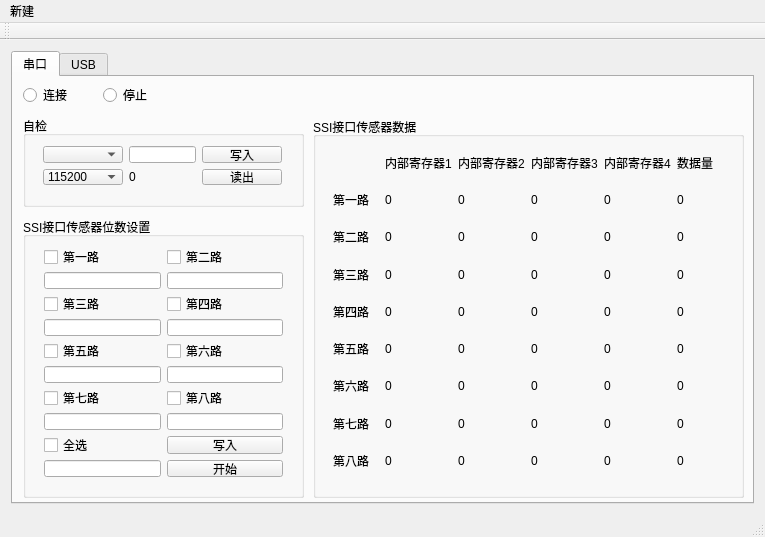
<?xml version="1.0" encoding="UTF-8"?>
<ui version="4.0">
 <class>MainWindow</class>
 <widget class="QMainWindow" name="MainWindow">
  <property name="geometry">
   <rect>
    <x>0</x>
    <y>0</y>
    <width>765</width>
    <height>537</height>
   </rect>
  </property>
  <property name="windowTitle">
   <string>MainWindow</string>
  </property>
  <widget class="QWidget" name="centralWidget">
   <layout class="QGridLayout" name="gridLayout">
    <item row="0" column="0">
     <widget class="QTabWidget" name="tabWidget">
      <property name="currentIndex">
       <number>0</number>
      </property>
      <widget class="QWidget" name="tab">
       <attribute name="title">
        <string>串口</string>
       </attribute>
       <widget class="QRadioButton" name="radioButtonSerial">
        <property name="geometry">
         <rect>
          <x>10</x>
          <y>10</y>
          <width>89</width>
          <height>16</height>
         </rect>
        </property>
        <property name="text">
         <string>连接</string>
        </property>
       </widget>
       <widget class="QRadioButton" name="radioButtonreadstop">
        <property name="geometry">
         <rect>
          <x>90</x>
          <y>10</y>
          <width>89</width>
          <height>16</height>
         </rect>
        </property>
        <property name="text">
         <string>停止</string>
        </property>
       </widget>
       <widget class="QGroupBox" name="groupBox_2">
        <property name="geometry">
         <rect>
          <x>10</x>
          <y>39</y>
          <width>281</width>
          <height>91</height>
         </rect>
        </property>
        <property name="title">
         <string>自检</string>
        </property>
        <widget class="QWidget" name="gridLayoutWidget">
         <property name="geometry">
          <rect>
           <x>9</x>
           <y>19</y>
           <width>261</width>
           <height>61</height>
          </rect>
         </property>
         <layout class="QGridLayout" name="gridLayout_2">
          <property name="horizontalSpacing">
           <number>6</number>
          </property>
          <item row="1" column="0">
           <widget class="QComboBox" name="comboBoxBaud">
            <item>
             <property name="text">
              <string>115200</string>
             </property>
            </item>
            <item>
             <property name="text">
              <string>57600</string>
             </property>
            </item>
            <item>
             <property name="text">
              <string>38400</string>
             </property>
            </item>
            <item>
             <property name="text">
              <string>19200</string>
             </property>
            </item>
            <item>
             <property name="text">
              <string>9600</string>
             </property>
            </item>
           </widget>
          </item>
          <item row="0" column="0">
           <widget class="QComboBox" name="serialPortComboBox">
            <property name="minimumSize">
             <size>
              <width>80</width>
              <height>0</height>
             </size>
            </property>
           </widget>
          </item>
          <item row="1" column="1">
           <widget class="QLabel" name="textSelfRead_2">
            <property name="text">
             <string>0</string>
            </property>
           </widget>
          </item>
          <item row="0" column="1">
           <widget class="QLineEdit" name="textSelfWrite_2"/>
          </item>
          <item row="0" column="2">
           <widget class="QPushButton" name="buttonSelfWrite_2">
            <property name="text">
             <string>写入</string>
            </property>
           </widget>
          </item>
          <item row="1" column="2">
           <widget class="QPushButton" name="pushButton_2">
            <property name="text">
             <string>读出</string>
            </property>
           </widget>
          </item>
         </layout>
        </widget>
       </widget>
       <widget class="QGroupBox" name="groupBox_7">
        <property name="geometry">
         <rect>
          <x>10</x>
          <y>140</y>
          <width>281</width>
          <height>281</height>
         </rect>
        </property>
        <property name="title">
         <string>SSI接口传感器位数设置</string>
        </property>
        <widget class="QWidget" name="gridLayoutWidget_8">
         <property name="geometry">
          <rect>
           <x>10</x>
           <y>20</y>
           <width>261</width>
           <height>251</height>
          </rect>
         </property>
         <layout class="QGridLayout" name="gridLayout_8">
          <item row="0" column="0">
           <widget class="QCheckBox" name="checkBoxPathOne_2">
            <property name="text">
             <string>第一路</string>
            </property>
           </widget>
          </item>
          <item row="9" column="1">
           <widget class="QPushButton" name="buttonSerialStart">
            <property name="text">
             <string>开始</string>
            </property>
           </widget>
          </item>
          <item row="6" column="0">
           <widget class="QCheckBox" name="checkBoxPathSeven_2">
            <property name="text">
             <string>第七路</string>
            </property>
           </widget>
          </item>
          <item row="5" column="1">
           <widget class="QLineEdit" name="textPathSix_2"/>
          </item>
          <item row="7" column="1">
           <widget class="QLineEdit" name="textPathEight_2"/>
          </item>
          <item row="8" column="0">
           <widget class="QCheckBox" name="checkBoxPathAll_2">
            <property name="text">
             <string>全选</string>
            </property>
           </widget>
          </item>
          <item row="6" column="1">
           <widget class="QCheckBox" name="checkBoxPathEight_2">
            <property name="text">
             <string>第八路</string>
            </property>
           </widget>
          </item>
          <item row="0" column="1">
           <widget class="QCheckBox" name="checkBoxPathTwo_2">
            <property name="text">
             <string>第二路</string>
            </property>
           </widget>
          </item>
          <item row="1" column="1">
           <widget class="QLineEdit" name="textPathTwo_2"/>
          </item>
          <item row="7" column="0">
           <widget class="QLineEdit" name="textPathSeven_2"/>
          </item>
          <item row="1" column="0">
           <widget class="QLineEdit" name="textPathOne_2"/>
          </item>
          <item row="3" column="1">
           <widget class="QLineEdit" name="textPathFour_2"/>
          </item>
          <item row="2" column="0">
           <widget class="QCheckBox" name="checkBoxPathThree_2">
            <property name="text">
             <string>第三路</string>
            </property>
           </widget>
          </item>
          <item row="5" column="0">
           <widget class="QLineEdit" name="textPathFive_2"/>
          </item>
          <item row="2" column="1">
           <widget class="QCheckBox" name="checkBoxPathFour_2">
            <property name="text">
             <string>第四路</string>
            </property>
           </widget>
          </item>
          <item row="4" column="1">
           <widget class="QCheckBox" name="checkBoxPathSix_2">
            <property name="text">
             <string>第六路</string>
            </property>
           </widget>
          </item>
          <item row="4" column="0">
           <widget class="QCheckBox" name="checkBoxPathFive_2">
            <property name="text">
             <string>第五路</string>
            </property>
           </widget>
          </item>
          <item row="9" column="0">
           <widget class="QLineEdit" name="textPathAll_2"/>
          </item>
          <item row="3" column="0">
           <widget class="QLineEdit" name="textPathThree_2"/>
          </item>
          <item row="8" column="1">
           <widget class="QPushButton" name="buttonAddWrite_2">
            <property name="text">
             <string>写入</string>
            </property>
           </widget>
          </item>
         </layout>
        </widget>
       </widget>
       <widget class="QGroupBox" name="groupBox_3">
        <property name="geometry">
         <rect>
          <x>300</x>
          <y>40</y>
          <width>431</width>
          <height>381</height>
         </rect>
        </property>
        <property name="title">
         <string>SSI接口传感器数据</string>
        </property>
        <widget class="QWidget" name="gridLayoutWidget_3">
         <property name="geometry">
          <rect>
           <x>9</x>
           <y>19</y>
           <width>411</width>
           <height>351</height>
          </rect>
         </property>
         <layout class="QGridLayout" name="gridLayout_4">
          <item row="7" column="1">
           <widget class="QLabel" name="labelPath71_2">
            <property name="text">
             <string>0</string>
            </property>
           </widget>
          </item>
          <item row="7" column="2">
           <widget class="QLabel" name="labelPath72_2">
            <property name="text">
             <string>0</string>
            </property>
           </widget>
          </item>
          <item row="8" column="2">
           <widget class="QLabel" name="labelPath82_2">
            <property name="text">
             <string>0</string>
            </property>
           </widget>
          </item>
          <item row="8" column="1">
           <widget class="QLabel" name="labelPath81_2">
            <property name="text">
             <string>0</string>
            </property>
           </widget>
          </item>
          <item row="0" column="3">
           <widget class="QLabel" name="label_19">
            <property name="text">
             <string>内部寄存器3</string>
            </property>
           </widget>
          </item>
          <item row="0" column="2">
           <widget class="QLabel" name="label">
            <property name="text">
             <string>内部寄存器2</string>
            </property>
           </widget>
          </item>
          <item row="3" column="2">
           <widget class="QLabel" name="labelPath32_2">
            <property name="text">
             <string>0</string>
            </property>
           </widget>
          </item>
          <item row="0" column="4">
           <widget class="QLabel" name="label_20">
            <property name="text">
             <string>内部寄存器4</string>
            </property>
           </widget>
          </item>
          <item row="4" column="2">
           <widget class="QLabel" name="labelPath42_2">
            <property name="text">
             <string>0</string>
            </property>
           </widget>
          </item>
          <item row="4" column="1">
           <widget class="QLabel" name="labelPath41_2">
            <property name="text">
             <string>0</string>
            </property>
           </widget>
          </item>
          <item row="0" column="1">
           <widget class="QLabel" name="label_2">
            <property name="text">
             <string>内部寄存器1</string>
            </property>
           </widget>
          </item>
          <item row="5" column="2">
           <widget class="QLabel" name="labelPath52_2">
            <property name="text">
             <string>0</string>
            </property>
           </widget>
          </item>
          <item row="5" column="1">
           <widget class="QLabel" name="labelPath51_2">
            <property name="text">
             <string>0</string>
            </property>
           </widget>
          </item>
          <item row="6" column="1">
           <widget class="QLabel" name="labelPath61_2">
            <property name="text">
             <string>0</string>
            </property>
           </widget>
          </item>
          <item row="1" column="1">
           <widget class="QLabel" name="labelPath11_2">
            <property name="text">
             <string>0</string>
            </property>
           </widget>
          </item>
          <item row="3" column="1">
           <widget class="QLabel" name="labelPath31_2">
            <property name="text">
             <string>0</string>
            </property>
           </widget>
          </item>
          <item row="2" column="1">
           <widget class="QLabel" name="labelPath21_2">
            <property name="text">
             <string>0</string>
            </property>
           </widget>
          </item>
          <item row="2" column="2">
           <widget class="QLabel" name="labelPath22_2">
            <property name="text">
             <string>0</string>
            </property>
           </widget>
          </item>
          <item row="1" column="2">
           <widget class="QLabel" name="labelPath12_2">
            <property name="text">
             <string>0</string>
            </property>
           </widget>
          </item>
          <item row="2" column="0">
           <widget class="QLabel" name="label_22">
            <property name="text">
             <string>第二路</string>
            </property>
           </widget>
          </item>
          <item row="1" column="0">
           <widget class="QLabel" name="label_21">
            <property name="text">
             <string>第一路</string>
            </property>
           </widget>
          </item>
          <item row="6" column="2">
           <widget class="QLabel" name="labelPath62_2">
            <property name="text">
             <string>0</string>
            </property>
           </widget>
          </item>
          <item row="3" column="0">
           <widget class="QLabel" name="label_23">
            <property name="text">
             <string>第三路</string>
            </property>
           </widget>
          </item>
          <item row="4" column="0">
           <widget class="QLabel" name="label_24">
            <property name="text">
             <string>第四路</string>
            </property>
           </widget>
          </item>
          <item row="5" column="0">
           <widget class="QLabel" name="label_25">
            <property name="text">
             <string>第五路</string>
            </property>
           </widget>
          </item>
          <item row="7" column="0">
           <widget class="QLabel" name="label_27">
            <property name="text">
             <string>第七路</string>
            </property>
           </widget>
          </item>
          <item row="6" column="0">
           <widget class="QLabel" name="label_26">
            <property name="text">
             <string>第六路</string>
            </property>
           </widget>
          </item>
          <item row="8" column="0">
           <widget class="QLabel" name="label_28">
            <property name="text">
             <string>第八路</string>
            </property>
           </widget>
          </item>
          <item row="2" column="3">
           <widget class="QLabel" name="labelPath23_2">
            <property name="text">
             <string>0</string>
            </property>
           </widget>
          </item>
          <item row="1" column="3">
           <widget class="QLabel" name="labelPath13_2">
            <property name="text">
             <string>0</string>
            </property>
           </widget>
          </item>
          <item row="3" column="3">
           <widget class="QLabel" name="labelPath33_2">
            <property name="text">
             <string>0</string>
            </property>
           </widget>
          </item>
          <item row="4" column="3">
           <widget class="QLabel" name="labelPath43_2">
            <property name="text">
             <string>0</string>
            </property>
           </widget>
          </item>
          <item row="5" column="3">
           <widget class="QLabel" name="labelPath53_2">
            <property name="text">
             <string>0</string>
            </property>
           </widget>
          </item>
          <item row="7" column="3">
           <widget class="QLabel" name="labelPath73_2">
            <property name="text">
             <string>0</string>
            </property>
           </widget>
          </item>
          <item row="8" column="3">
           <widget class="QLabel" name="labelPath83_2">
            <property name="text">
             <string>0</string>
            </property>
           </widget>
          </item>
          <item row="1" column="4">
           <widget class="QLabel" name="labelPath14_2">
            <property name="text">
             <string>0</string>
            </property>
           </widget>
          </item>
          <item row="6" column="3">
           <widget class="QLabel" name="labelPath63_2">
            <property name="text">
             <string>0</string>
            </property>
           </widget>
          </item>
          <item row="3" column="4">
           <widget class="QLabel" name="labelPath34_2">
            <property name="text">
             <string>0</string>
            </property>
           </widget>
          </item>
          <item row="4" column="4">
           <widget class="QLabel" name="labelPath44_2">
            <property name="text">
             <string>0</string>
            </property>
           </widget>
          </item>
          <item row="2" column="4">
           <widget class="QLabel" name="labelPath24_2">
            <property name="text">
             <string>0</string>
            </property>
           </widget>
          </item>
          <item row="5" column="4">
           <widget class="QLabel" name="labelPath54_2">
            <property name="text">
             <string>0</string>
            </property>
           </widget>
          </item>
          <item row="6" column="4">
           <widget class="QLabel" name="labelPath64_2">
            <property name="text">
             <string>0</string>
            </property>
           </widget>
          </item>
          <item row="7" column="4">
           <widget class="QLabel" name="labelPath74_2">
            <property name="text">
             <string>0</string>
            </property>
           </widget>
          </item>
          <item row="8" column="4">
           <widget class="QLabel" name="labelPath84_2">
            <property name="text">
             <string>0</string>
            </property>
           </widget>
          </item>
          <item row="1" column="5">
           <widget class="QLabel" name="labelCount1_2">
            <property name="text">
             <string>0</string>
            </property>
           </widget>
          </item>
          <item row="0" column="5">
           <widget class="QLabel" name="label_7">
            <property name="text">
             <string>数据量</string>
            </property>
           </widget>
          </item>
          <item row="2" column="5">
           <widget class="QLabel" name="labelCount2_2">
            <property name="text">
             <string>0</string>
            </property>
           </widget>
          </item>
          <item row="3" column="5">
           <widget class="QLabel" name="labelCount3_2">
            <property name="text">
             <string>0</string>
            </property>
           </widget>
          </item>
          <item row="4" column="5">
           <widget class="QLabel" name="labelCount4_2">
            <property name="text">
             <string>0</string>
            </property>
           </widget>
          </item>
          <item row="5" column="5">
           <widget class="QLabel" name="labelCount5_2">
            <property name="text">
             <string>0</string>
            </property>
           </widget>
          </item>
          <item row="6" column="5">
           <widget class="QLabel" name="labelCount6_2">
            <property name="text">
             <string>0</string>
            </property>
           </widget>
          </item>
          <item row="7" column="5">
           <widget class="QLabel" name="labelCount7_2">
            <property name="text">
             <string>0</string>
            </property>
           </widget>
          </item>
          <item row="8" column="5">
           <widget class="QLabel" name="labelCount8_2">
            <property name="text">
             <string>0</string>
            </property>
           </widget>
          </item>
         </layout>
        </widget>
       </widget>
      </widget>
      <widget class="QWidget" name="tab_2">
       <attribute name="title">
        <string>USB</string>
       </attribute>
       <widget class="QRadioButton" name="radioButtonUSB">
        <property name="geometry">
         <rect>
          <x>10</x>
          <y>10</y>
          <width>89</width>
          <height>16</height>
         </rect>
        </property>
        <property name="text">
         <string>连接</string>
        </property>
       </widget>
       <widget class="QRadioButton" name="radioButtonUSBStop">
        <property name="geometry">
         <rect>
          <x>90</x>
          <y>10</y>
          <width>89</width>
          <height>16</height>
         </rect>
        </property>
        <property name="text">
         <string>停止</string>
        </property>
       </widget>
       <widget class="QGroupBox" name="groupBox">
        <property name="geometry">
         <rect>
          <x>10</x>
          <y>40</y>
          <width>251</width>
          <height>91</height>
         </rect>
        </property>
        <property name="title">
         <string>自检</string>
        </property>
        <widget class="QWidget" name="gridLayoutWidget_2">
         <property name="geometry">
          <rect>
           <x>9</x>
           <y>20</y>
           <width>221</width>
           <height>54</height>
          </rect>
         </property>
         <layout class="QGridLayout" name="gridLayout_3">
          <item row="0" column="0">
           <widget class="QLineEdit" name="textSelfWrite"/>
          </item>
          <item row="1" column="0">
           <widget class="QLabel" name="textSelfRead">
            <property name="text">
             <string>0</string>
            </property>
           </widget>
          </item>
          <item row="0" column="1">
           <widget class="QPushButton" name="buttonSelfWrite">
            <property name="minimumSize">
             <size>
              <width>100</width>
              <height>0</height>
             </size>
            </property>
            <property name="text">
             <string>写入</string>
            </property>
           </widget>
          </item>
          <item row="1" column="1">
           <widget class="QPushButton" name="buttonSelfRead">
            <property name="text">
             <string>读出</string>
            </property>
           </widget>
          </item>
         </layout>
        </widget>
       </widget>
       <widget class="QGroupBox" name="groupBox_6">
        <property name="geometry">
         <rect>
          <x>10</x>
          <y>140</y>
          <width>251</width>
          <height>281</height>
         </rect>
        </property>
        <property name="title">
         <string>SSI接口传感器位数设置</string>
        </property>
        <widget class="QWidget" name="gridLayoutWidget_7">
         <property name="geometry">
          <rect>
           <x>10</x>
           <y>20</y>
           <width>231</width>
           <height>251</height>
          </rect>
         </property>
         <layout class="QGridLayout" name="gridLayout_7">
          <item row="5" column="1">
           <widget class="QLineEdit" name="textPathSix"/>
          </item>
          <item row="7" column="1">
           <widget class="QLineEdit" name="textPathEight"/>
          </item>
          <item row="6" column="1">
           <widget class="QCheckBox" name="checkBoxPathEight">
            <property name="text">
             <string>第八路</string>
            </property>
           </widget>
          </item>
          <item row="6" column="0">
           <widget class="QCheckBox" name="checkBoxPathSeven">
            <property name="text">
             <string>第七路</string>
            </property>
           </widget>
          </item>
          <item row="8" column="0">
           <widget class="QCheckBox" name="checkBoxPathAll">
            <property name="text">
             <string>全选</string>
            </property>
           </widget>
          </item>
          <item row="7" column="0">
           <widget class="QLineEdit" name="textPathSeven"/>
          </item>
          <item row="1" column="0">
           <widget class="QLineEdit" name="textPathOne"/>
          </item>
          <item row="0" column="1">
           <widget class="QCheckBox" name="checkBoxPathTwo">
            <property name="text">
             <string>第二路</string>
            </property>
           </widget>
          </item>
          <item row="0" column="0">
           <widget class="QCheckBox" name="checkBoxPathOne">
            <property name="text">
             <string>第一路</string>
            </property>
           </widget>
          </item>
          <item row="1" column="1">
           <widget class="QLineEdit" name="textPathTwo"/>
          </item>
          <item row="2" column="0">
           <widget class="QCheckBox" name="checkBoxPathThree">
            <property name="text">
             <string>第三路</string>
            </property>
           </widget>
          </item>
          <item row="2" column="1">
           <widget class="QCheckBox" name="checkBoxPathFour">
            <property name="text">
             <string>第四路</string>
            </property>
           </widget>
          </item>
          <item row="4" column="0">
           <widget class="QCheckBox" name="checkBoxPathFive">
            <property name="text">
             <string>第五路</string>
            </property>
           </widget>
          </item>
          <item row="4" column="1">
           <widget class="QCheckBox" name="checkBoxPathSix">
            <property name="text">
             <string>第六路</string>
            </property>
           </widget>
          </item>
          <item row="3" column="1">
           <widget class="QLineEdit" name="textPathFour"/>
          </item>
          <item row="5" column="0">
           <widget class="QLineEdit" name="textPathFive"/>
          </item>
          <item row="3" column="0">
           <widget class="QLineEdit" name="textPathThree"/>
          </item>
          <item row="9" column="0">
           <widget class="QLineEdit" name="textPathAll"/>
          </item>
          <item row="8" column="1">
           <widget class="QPushButton" name="buttonAddWrite">
            <property name="text">
             <string>写入</string>
            </property>
           </widget>
          </item>
          <item row="9" column="1">
           <widget class="QPushButton" name="buttonUSBstart">
            <property name="text">
             <string>开始</string>
            </property>
           </widget>
          </item>
         </layout>
        </widget>
       </widget>
       <widget class="QGroupBox" name="groupBox_4">
        <property name="geometry">
         <rect>
          <x>290</x>
          <y>40</y>
          <width>431</width>
          <height>381</height>
         </rect>
        </property>
        <property name="title">
         <string>SSI接口传感器数据</string>
        </property>
        <widget class="QWidget" name="gridLayoutWidget_4">
         <property name="geometry">
          <rect>
           <x>9</x>
           <y>19</y>
           <width>411</width>
           <height>351</height>
          </rect>
         </property>
         <layout class="QGridLayout" name="gridLayout_5">
          <item row="1" column="4">
           <widget class="QLabel" name="labelPath14">
            <property name="text">
             <string>0</string>
            </property>
           </widget>
          </item>
          <item row="5" column="3">
           <widget class="QLabel" name="labelPath53">
            <property name="text">
             <string>0</string>
            </property>
           </widget>
          </item>
          <item row="6" column="3">
           <widget class="QLabel" name="labelPath63">
            <property name="text">
             <string>0</string>
            </property>
           </widget>
          </item>
          <item row="7" column="3">
           <widget class="QLabel" name="labelPath73">
            <property name="text">
             <string>0</string>
            </property>
           </widget>
          </item>
          <item row="8" column="3">
           <widget class="QLabel" name="labelPath83">
            <property name="text">
             <string>0</string>
            </property>
           </widget>
          </item>
          <item row="4" column="4">
           <widget class="QLabel" name="labelPath44">
            <property name="text">
             <string>0</string>
            </property>
           </widget>
          </item>
          <item row="5" column="4">
           <widget class="QLabel" name="labelPath54">
            <property name="text">
             <string>0</string>
            </property>
           </widget>
          </item>
          <item row="3" column="4">
           <widget class="QLabel" name="labelPath34">
            <property name="text">
             <string>0</string>
            </property>
           </widget>
          </item>
          <item row="2" column="4">
           <widget class="QLabel" name="labelPath24">
            <property name="text">
             <string>0</string>
            </property>
           </widget>
          </item>
          <item row="8" column="4">
           <widget class="QLabel" name="labelPath84">
            <property name="text">
             <string>0</string>
            </property>
           </widget>
          </item>
          <item row="6" column="4">
           <widget class="QLabel" name="labelPath64">
            <property name="text">
             <string>0</string>
            </property>
           </widget>
          </item>
          <item row="7" column="4">
           <widget class="QLabel" name="labelPath74">
            <property name="text">
             <string>0</string>
            </property>
           </widget>
          </item>
          <item row="8" column="1">
           <widget class="QLabel" name="labelPath81">
            <property name="text">
             <string>0</string>
            </property>
           </widget>
          </item>
          <item row="7" column="2">
           <widget class="QLabel" name="labelPath72">
            <property name="text">
             <string>0</string>
            </property>
           </widget>
          </item>
          <item row="7" column="1">
           <widget class="QLabel" name="labelPath71">
            <property name="text">
             <string>0</string>
            </property>
           </widget>
          </item>
          <item row="3" column="1">
           <widget class="QLabel" name="labelPath31">
            <property name="text">
             <string>0</string>
            </property>
           </widget>
          </item>
          <item row="1" column="1">
           <widget class="QLabel" name="labelPath11">
            <property name="text">
             <string>0</string>
            </property>
           </widget>
          </item>
          <item row="1" column="2">
           <widget class="QLabel" name="labelPath12">
            <property name="text">
             <string>0</string>
            </property>
           </widget>
          </item>
          <item row="2" column="2">
           <widget class="QLabel" name="labelPath22">
            <property name="text">
             <string>0</string>
            </property>
           </widget>
          </item>
          <item row="2" column="1">
           <widget class="QLabel" name="labelPath21">
            <property name="text">
             <string>0</string>
            </property>
           </widget>
          </item>
          <item row="2" column="0">
           <widget class="QLabel" name="label_32">
            <property name="text">
             <string>第二路</string>
            </property>
           </widget>
          </item>
          <item row="3" column="0">
           <widget class="QLabel" name="label_33">
            <property name="text">
             <string>第三路</string>
            </property>
           </widget>
          </item>
          <item row="1" column="0">
           <widget class="QLabel" name="label_31">
            <property name="text">
             <string>第一路</string>
            </property>
           </widget>
          </item>
          <item row="6" column="2">
           <widget class="QLabel" name="labelPath62">
            <property name="text">
             <string>0</string>
            </property>
           </widget>
          </item>
          <item row="5" column="0">
           <widget class="QLabel" name="label_35">
            <property name="text">
             <string>第五路</string>
            </property>
           </widget>
          </item>
          <item row="7" column="0">
           <widget class="QLabel" name="label_37">
            <property name="text">
             <string>第七路</string>
            </property>
           </widget>
          </item>
          <item row="8" column="0">
           <widget class="QLabel" name="label_38">
            <property name="text">
             <string>第八路</string>
            </property>
           </widget>
          </item>
          <item row="4" column="0">
           <widget class="QLabel" name="label_34">
            <property name="text">
             <string>第四路</string>
            </property>
           </widget>
          </item>
          <item row="6" column="0">
           <widget class="QLabel" name="label_36">
            <property name="text">
             <string>第六路</string>
            </property>
           </widget>
          </item>
          <item row="2" column="3">
           <widget class="QLabel" name="labelPath23">
            <property name="text">
             <string>0</string>
            </property>
           </widget>
          </item>
          <item row="4" column="3">
           <widget class="QLabel" name="labelPath43">
            <property name="text">
             <string>0</string>
            </property>
           </widget>
          </item>
          <item row="3" column="3">
           <widget class="QLabel" name="labelPath33">
            <property name="text">
             <string>0</string>
            </property>
           </widget>
          </item>
          <item row="1" column="3">
           <widget class="QLabel" name="labelPath13">
            <property name="text">
             <string>0</string>
            </property>
           </widget>
          </item>
          <item row="0" column="3">
           <widget class="QLabel" name="label_29">
            <property name="text">
             <string>内部寄存器3</string>
            </property>
           </widget>
          </item>
          <item row="0" column="4">
           <widget class="QLabel" name="label_30">
            <property name="text">
             <string>内部寄存器4</string>
            </property>
           </widget>
          </item>
          <item row="0" column="2">
           <widget class="QLabel" name="label_3">
            <property name="text">
             <string>内部寄存器2</string>
            </property>
           </widget>
          </item>
          <item row="8" column="2">
           <widget class="QLabel" name="labelPath82">
            <property name="text">
             <string>0</string>
            </property>
           </widget>
          </item>
          <item row="4" column="2">
           <widget class="QLabel" name="labelPath42">
            <property name="text">
             <string>0</string>
            </property>
           </widget>
          </item>
          <item row="5" column="2">
           <widget class="QLabel" name="labelPath52">
            <property name="text">
             <string>0</string>
            </property>
           </widget>
          </item>
          <item row="4" column="1">
           <widget class="QLabel" name="labelPath41">
            <property name="text">
             <string>0</string>
            </property>
           </widget>
          </item>
          <item row="5" column="1">
           <widget class="QLabel" name="labelPath51">
            <property name="text">
             <string>0</string>
            </property>
           </widget>
          </item>
          <item row="3" column="2">
           <widget class="QLabel" name="labelPath32">
            <property name="text">
             <string>0</string>
            </property>
           </widget>
          </item>
          <item row="0" column="1">
           <widget class="QLabel" name="label_4">
            <property name="text">
             <string>内部寄存器1</string>
            </property>
           </widget>
          </item>
          <item row="6" column="1">
           <widget class="QLabel" name="labelPath61">
            <property name="text">
             <string>0</string>
            </property>
           </widget>
          </item>
          <item row="1" column="5">
           <widget class="QLabel" name="labelCount1">
            <property name="text">
             <string>0</string>
            </property>
           </widget>
          </item>
          <item row="2" column="5">
           <widget class="QLabel" name="labelCount2">
            <property name="text">
             <string>0</string>
            </property>
           </widget>
          </item>
          <item row="3" column="5">
           <widget class="QLabel" name="labelCount3">
            <property name="text">
             <string>0</string>
            </property>
           </widget>
          </item>
          <item row="4" column="5">
           <widget class="QLabel" name="labelCount4">
            <property name="text">
             <string>0</string>
            </property>
           </widget>
          </item>
          <item row="5" column="5">
           <widget class="QLabel" name="labelCount5">
            <property name="text">
             <string>0</string>
            </property>
           </widget>
          </item>
          <item row="6" column="5">
           <widget class="QLabel" name="labelCount6">
            <property name="text">
             <string>0</string>
            </property>
           </widget>
          </item>
          <item row="7" column="5">
           <widget class="QLabel" name="labelCount7">
            <property name="text">
             <string>0</string>
            </property>
           </widget>
          </item>
          <item row="8" column="5">
           <widget class="QLabel" name="labelCount8">
            <property name="text">
             <string>0</string>
            </property>
           </widget>
          </item>
          <item row="0" column="5">
           <widget class="QLabel" name="label_5">
            <property name="text">
             <string>数据量</string>
            </property>
           </widget>
          </item>
         </layout>
        </widget>
       </widget>
      </widget>
     </widget>
    </item>
   </layout>
  </widget>
  <widget class="QMenuBar" name="menuBar">
   <property name="geometry">
    <rect>
     <x>0</x>
     <y>0</y>
     <width>765</width>
     <height>23</height>
    </rect>
   </property>
   <widget class="QMenu" name="menuFaff">
    <property name="title">
     <string>新建</string>
    </property>
   </widget>
   <addaction name="menuFaff"/>
  </widget>
  <widget class="QToolBar" name="mainToolBar">
   <attribute name="toolBarArea">
    <enum>TopToolBarArea</enum>
   </attribute>
   <attribute name="toolBarBreak">
    <bool>false</bool>
   </attribute>
  </widget>
  <widget class="QStatusBar" name="statusBar"/>
 </widget>
 <layoutdefault spacing="6" margin="11"/>
 <resources/>
 <connections/>
</ui>
